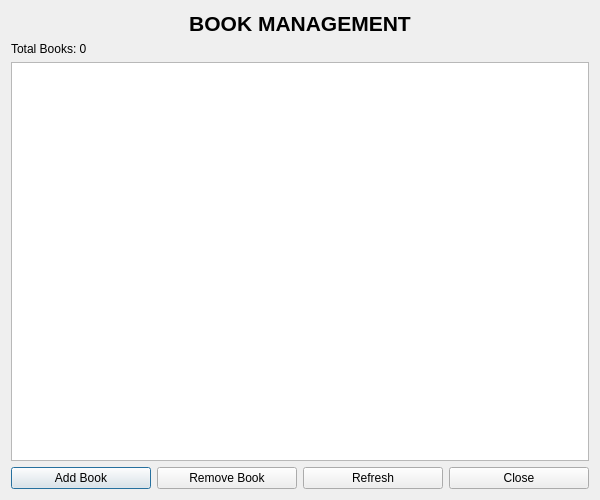
<?xml version="1.0" encoding="UTF-8"?>
<ui version="4.0">
 <class>BookManagementDialog</class>
 <widget class="QDialog" name="BookManagementDialog">
  <property name="geometry">
   <rect>
    <x>0</x>
    <y>0</y>
    <width>600</width>
    <height>500</height>
   </rect>
  </property>
  <property name="windowTitle">
   <string>Book Management</string>
  </property>
  <layout class="QVBoxLayout" name="verticalLayout">
   <item>
    <widget class="QLabel" name="lblTitle">
     <property name="font">
      <font>
       <pointsize>16</pointsize>
       <bold>true</bold>
      </font>
     </property>
     <property name="text">
      <string>BOOK MANAGEMENT</string>
     </property>
     <property name="alignment">
      <set>Qt::AlignCenter</set>
     </property>
    </widget>
   </item>
   <item>
    <widget class="QLabel" name="lblCount">
     <property name="text">
      <string>Total Books: 0</string>
     </property>
    </widget>
   </item>
   <item>
    <widget class="QListWidget" name="lstBooks"/>
   </item>
   <item>
    <layout class="QHBoxLayout" name="horizontalLayout">
     <item>
      <widget class="QPushButton" name="btnAddBook">
       <property name="text">
        <string>Add Book</string>
       </property>
      </widget>
     </item>
     <item>
      <widget class="QPushButton" name="btnRemoveBook">
       <property name="text">
        <string>Remove Book</string>
       </property>
      </widget>
     </item>
     <item>
      <widget class="QPushButton" name="btnRefresh">
       <property name="text">
        <string>Refresh</string>
       </property>
      </widget>
     </item>
     <item>
      <widget class="QPushButton" name="btnClose">
       <property name="text">
        <string>Close</string>
       </property>
      </widget>
     </item>
    </layout>
   </item>
  </layout>
 </widget>
 <resources/>
 <connections/>
</ui>
